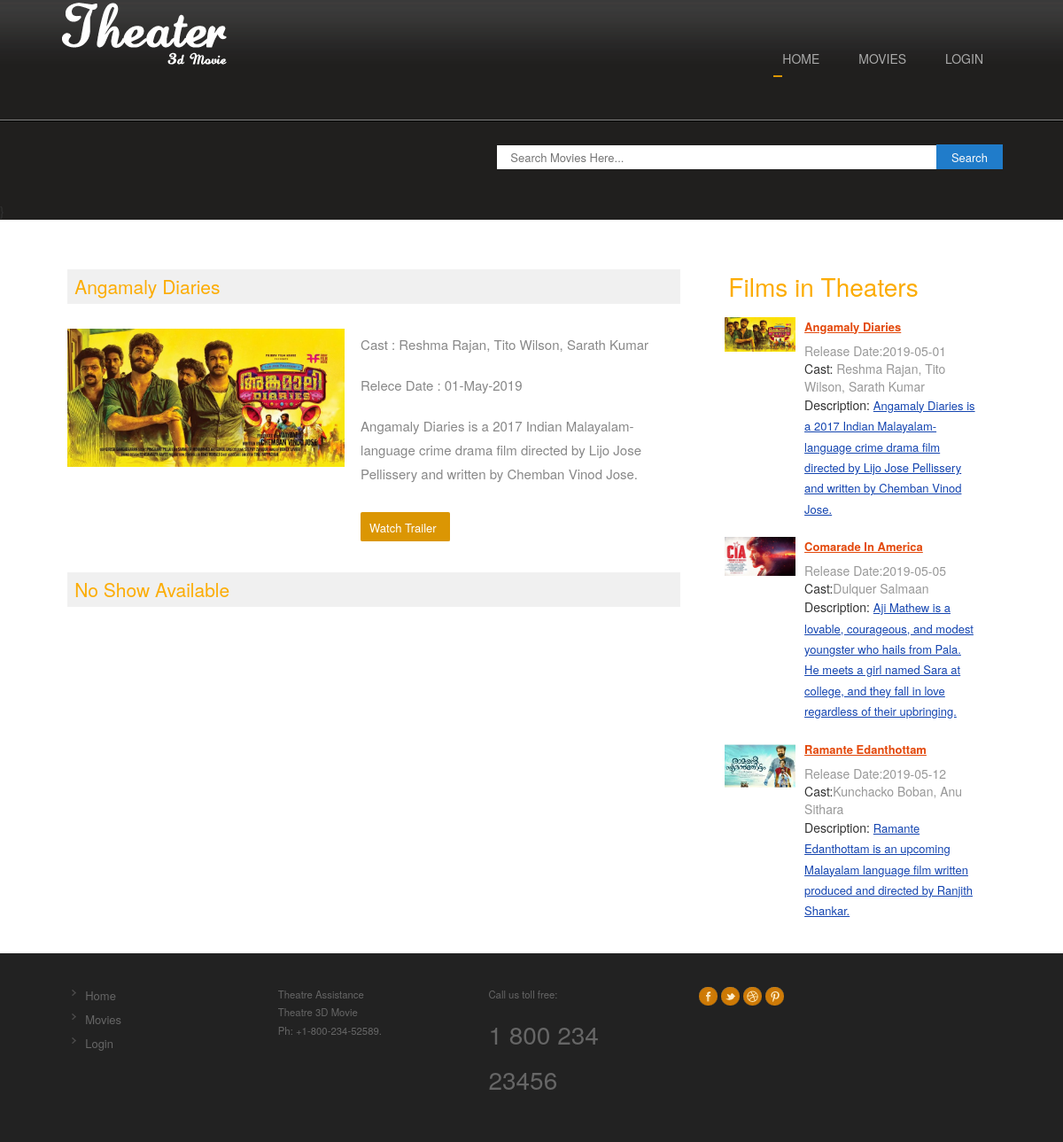
Page /about.php?id=3 on the committed database.
### tables this page shows
CREATE TABLE IF NOT EXISTS `tbl_movie` (
  `movie_id` int(11) NOT NULL AUTO_INCREMENT,
  `t_id` int(11) NOT NULL COMMENT 'theatre id',
  `movie_name` varchar(100) NOT NULL,
  `cast` varchar(500) NOT NULL,
  `desc` varchar(1000) NOT NULL,
  `release_date` date NOT NULL,
  `image` varchar(200) NOT NULL,
  `video_url` varchar(200) NOT NULL,
  `status` int(1) NOT NULL COMMENT '0 means active ',
  PRIMARY KEY (`movie_id`)
);

### about.php (the view, shortened to what this page needs)
<?php include('header.php');
	$qry2=mysqli_query($con,"select * from tbl_movie where movie_id='".$_GET['id']."'");
	$movie=mysqli_fetch_array($qry2);
	?>
<div class="content">
	<div class="wrap">
		<div class="content-top">
				<div class="section group">
					<div class="about span_1_of_2">
						<h3><?php echo $movie['movie_name']; ?></h3>
							<div class="about-top">
								<div class="grid images_3_of_2">
									<img src="<?php echo $movie['image']; ?>" alt=""/>
								</div>
								<div class="desc span_3_of_2">
									<p class="p-link" style="font-size:15px">Cast : <?php echo $movie['cast']; ?></p>
									<p class="p-link" style="font-size:15px">Relece Date : <?php echo date('d-M-Y',strtotime($movie['release_date'])); ?></p>
									<p style="font-size:15px"><?php echo $movie['desc']; ?></p>
									<a href="<?php echo $movie['video_url']; ?>" target="_blank" class="watch_but">Watch Trailer</a>
								</div>
							</div>
							<?php $s=mysqli_query($con,"select DISTINCT theatre_id from tbl_shows where movie_id='".$movie['movie_id']."'");
							if(mysqli_num_rows($s))
							{?>
							<table class="table table-hover table-bordered text-center">
							<?php
								while($shw=mysqli_fetch_array($s))
								{
									$t=mysqli_query($con,"select * from tbl_theatre where id='".$shw['theatre_id']."'");
									$theatre=mysqli_fetch_array($t);
									?>
									<tr>
										<td>
											<?php echo $theatre['name'].", ".$theatre['place'];?>
										</td>
										<td>
											<?php $tr=mysqli_query($con,"select * from tbl_shows where movie_id='".$movie['movie_id']."' and theatre_id='".$shw['theatre_id']."'");
											while($shh=mysqli_fetch_array($tr))
											{
												$ttm=mysqli_query($con,"select  * from tbl_show_time where st_id='".$shh['st_id']."'");
												$ttme=mysqli_fetch_array($ttm);
												?>
												<a href="check_login.php?show=<?php echo $shh['s_id'];?>&movie=<?php echo $shh['movie_id'];?>&theatre=<?php echo $shw['theatre_id'];?>"><button class="btn btn-default"><?php echo date('h:i A',strtotime($ttme['start_time']));?></button></a>
												<?php
											}
											?>
										</td>
									</tr>
									<?php
								}
							?>
						</table>
							<?php
							}
							else
							{
								?>
								<h3>No Show Available</h3>
								<?php
							}
							?>
					</div>
				<?php include('movie_sidebar.php');?>
			</div>
			</div>
	</div>
</div>
<?php include('footer.php');?>

### movie_sidebar.php (shortened to what this page needs)
<div class="listview_1_of_3 images_1_of_3">
	<h3>Films in Theaters</h3>
	<?php
      	$qry2=mysqli_query($con,"select * from  tbl_movie where status='0' order by rand() limit 3");
      	  while($m=mysqli_fetch_array($qry2))
               {
                ?>
        <div class="content-left">
	<div class="listimg listimg_1_of_2">
		 <a href="about.php?id=<?php echo $m['movie_id'];?>"><img src="<?php echo $m['image'];?>"></a>
	</div>
	<div class="text list_1_of_2">
		  <div class="extra-wrap1">
                                     <a href="about.php?id=<?php echo $m['movie_id'];?>" class="link4"><?php echo $m['movie_name'];?></a><br>
                                    <span class="data">Release Date:<?php echo $m['release_date'];?></span><br>
                                    Cast:<Span class="data"><?php echo $m['cast'];?></span><br>
                                    Description: <span" class="color2"><?php echo $m['desc'];?></span><br>
                                </div>
	</div>
</div>
   <?php
   	}
   	?>
</div>

### css/style.css (style rules this page uses)
html,body,div,span,applet,object,iframe,h1,h2,h3,h4,h5,h6,p,blockquote,pre,a,abbr,acronym,address,big,cite,code,del,dfn,em,img,ins,kbd,q,s,samp,small,strike,strong,sub,sup,tt,var,b,u,i,dl,dt,dd,ol,nav ul,nav li,fieldset,form,label,legend,table,caption,tbody,tfoot,thead,tr,th,td,article,aside,canvas,details,embed,figure,figcaption,footer,header,hgroup,menu,nav,output,ruby,section,summary,time,mark,audio,video { margin:0;padding:0;border:0;font-size:100%;font:inherit;vertical-align:baseline; }
a { text-decoration:none; }
img { max-width:100%; }
body { font-family: 'AmbleRegular'; background:#fff; }
.wrap { width:80%; margin:0 auto; }
.group:after { visibility: hidden; display: block; content: ""; clear: both; height: 0; }
.content { background:#fff; padding: 20px 0; }
.listview_1_of_3 { display: block; float:left; margin: 0% 0 0% 1.6%; }
.listview_1_of_3 h3 { color:#FCAC03; font-size:2em; margin-bottom:5%; }
.data { color: #989898; margin-bottom: 1px; }
.listimg { display: block; float:left; }
.text { display: block; float:left; margin: 0% 0 7% 3.6%; }
.images_1_of_3 { width: 29.2%; padding:1.5%; }
.listimg_1_of_2 { width:28.2%; }
.list_1_of_2 { width: 68.2%; }
.images_1_of_3 img { max-width:100%; display:block; }
.link4 { font-weight: bold; color: #E3480B; display: inline-block; font-size: 13px; margin-bottom: 4%; text-decoration:underline; }
.color2 { text-decoration: underline; font-size:13px; line-height:1.8em; color:#1344B0; }
.content-top h3 { color: #FCAC03; font-size: 2em; padding: 1.5%; }
.about { display: block; float:left; }
.about:first-child { margin-left: 0; }
.desc { display: block; float:left; margin: 0% 0 0% 2.6%; }
.span_1_of_2 { width: 67.1%; padding:1.5%; }
.images_3_of_2 { width: 45.2%; float: left; }
.span_3_of_2 { width: 52.2%; }
.images_3_of_2 img { max-width:100%; display:block; }
.span_3_of_2 p { font-size:0.8125em; padding:0.3em 0; color: #888; line-height: 1.8em; }
.watch_but { display: inline-block; background:#DB9603; position: relative; border-radius: 2px; font-size: 13px; line-height: 11px; color: #FFF; border-bottom: 1px solid #DB9603; border-right: 1px solid #DB9603; margin: 15px 0 0; padding:12px 14px 9px 10px; }
.about-top { margin-bottom:5%; }
a { color:#888; font-size:13px; line-height:1.5em; }
.span_1_of_2 h3 { color:#FCAC03; font-size:1.5em; margin-bottom:4%; background:#f0f0f0; padding: 8px; }
@media only screen and (max-width:1280px) and (min-width:1024px) { .wrap { width:90%; } }

### footer.php (style rules this page uses)
.content { padding-bottom:0px !important; }

### rows in the picture
tbl_movie: movie_name "Angamaly Diaries", image (picture), cast "Reshma Rajan, Tito Wilson, Sarath Kumar", release_date "01-May-2019", desc "Angamaly Diaries is a 2017 Indian Malayalam-language crime drama film directed by Lijo Jose Pellissery and written by Chemban Vinod Jose.", release_date "2019-05-01"
tbl_movie: image (picture), movie_name "Comarade In America", release_date "2019-05-05", cast "Dulquer Salmaan", desc "Aji Mathew is a lovable, courageous, and modest youngster who hails from Pala. He meets a girl named Sara at college, and they fall in love regardless of their upbringing."
tbl_movie: image (picture), movie_name "Ramante Edanthottam", release_date "2019-05-12", cast "Kunchacko Boban, Anu Sithara", desc "Ramante Edanthottam is an upcoming Malayalam language film written produced and directed by Ranjith Shankar."
